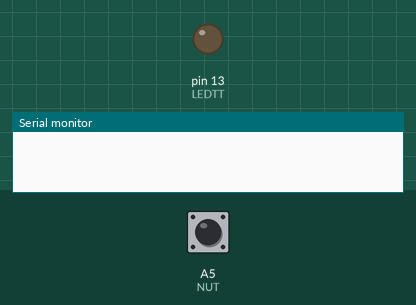
Bench run of a sketch on a simulated Arduino Uno, built with avr-gcc and run on an emulated ATmega328P. Parts: output pins drawn as LEDs (lit = HIGH), the last lines printed to the serial monitor. The test bench sets the inputs (shaded band); at power-on: A5 (NUT) HIGH.

Above: at 0.1 s.
At 22.7 s:
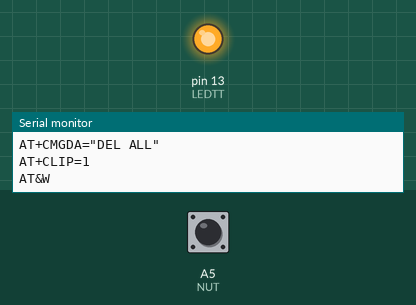
Timing chart, 0 to 24.2 s (numbered marks = the images above):
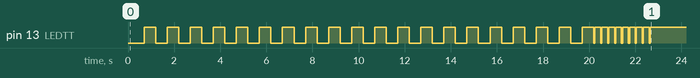

The sketch:

send-and-revice-by-button.ino
```cpp
int incomingByte = 0;   // dùng để lưu giá trị được gửi
String inputString;
#define NUT A5
#define LEDTT 13  // LED BA0
String SDT1="84975122195";  //SDT CHINH
void setup() {


  pinMode(NUT, INPUT_PULLUP);
    pinMode(LEDTT,OUTPUT);
  digitalWrite(LEDTT,0);delay(200);

     for(int a=0;a<20;a++)   //Doi 20s cho co song'
 {
  digitalWrite(LEDTT,0);delay(500);
  digitalWrite(LEDTT,1);delay(500);
 }


        Serial.begin(9600);     // mở serial với baudrate 9600

         Serial.print("AT\r\n");//gui lenh AT test SIM
  digitalWrite(LEDTT,0);delay(50);
  digitalWrite(LEDTT,1);delay(250);

  Serial.print("AT\r\n");//gui lenh AT test SIM
  digitalWrite(LEDTT,0);delay(50);
  digitalWrite(LEDTT,1);delay(250);
  Serial.print("ATE0\r\n");// OFF nhai
  digitalWrite(LEDTT,0);delay(50);
  digitalWrite(LEDTT,1);delay(250);
  Serial.print("AT+CSCS=\"GSM\"\r\n");
  digitalWrite(LEDTT,0);delay(50);
  digitalWrite(LEDTT,1);delay(250);
  Serial.print("AT+CMGF=1\r\n");              // Bắt đầu quá trình gửi tin nhắn
  digitalWrite(LEDTT,0);delay(50);
  digitalWrite(LEDTT,1);delay(250);
  Serial.print("AT+CNMI=2,2,0,0,0\r\n");
  digitalWrite(LEDTT,0);delay(50);
  digitalWrite(LEDTT,1);delay(250);
  Serial.print("AT+CMGDA=\"DEL ALL\"\r\n");
  digitalWrite(LEDTT,0);delay(50);
  digitalWrite(LEDTT,1);delay(250);
  Serial.print("AT+CLIP=1\r\n");
  digitalWrite(LEDTT,0);delay(50);
  digitalWrite(LEDTT,1);delay(250);
  Serial.print("AT&W\r\n");
  digitalWrite(LEDTT,0);delay(50);
  digitalWrite(LEDTT,1);delay(250);

}


void guitinnhan(String sdtnhan,String noidung)
{

  Serial.print("AT+CMGS=\"");delay(200);
  Serial.print(sdtnhan) ;delay(200);
  Serial.println("\"")  ;delay(200);
  Serial.print(noidung) ;delay(200);
  Serial.write(26)      ;delay(200);     // Kết thúc lênh gửi

}

void loop()
{

  if( digitalRead(NUT) == 0 )
    {
       digitalWrite(LEDTT,1);delay(100);
       digitalWrite(LEDTT,0);delay(100);
       guitinnhan(SDT1,"HELLO");delay(2000);
       while( digitalRead(NUT) == 0 );
       delay(1000);
    }

        // Serial.print("AT\r\n");//gui lenh AT test SIM
        delay(1000);

        // nếu còn có thể đọc được
      if (Serial.available() > 0)
      {
             delay(500);// wait data
       inputString="";
       while (Serial.available())
       {
          char inChar = (char)Serial.read();
          inputString += inChar;
       }
       Serial.print(inputString);

     }
}

// su dung nut nhan vat ly
// cam a5 voi nut
// chan con lai cua nut nhan voi gnd
```
